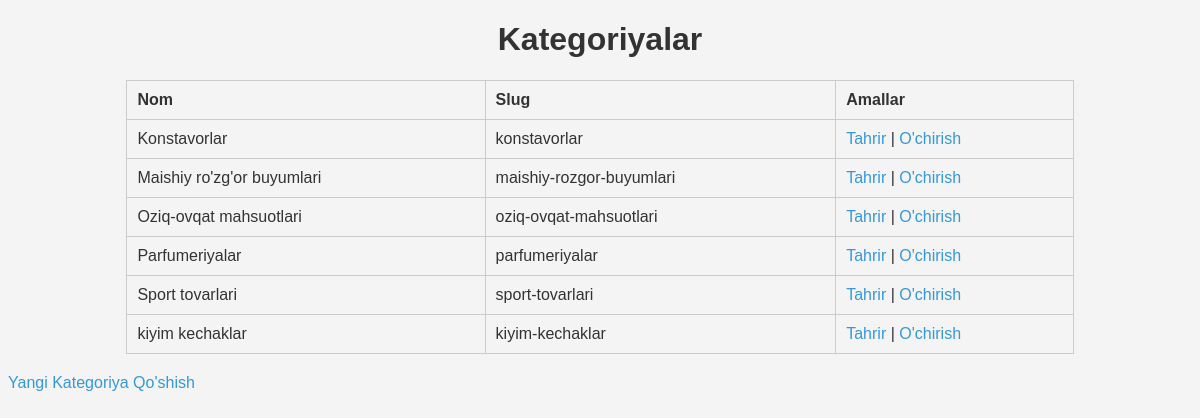
The app's page /admin_panel/categories/ with its own data.
### shop/models.py (models this page shows, shortened)
class Category(models.Model):
    name = models.CharField(max_length=550)
    slug = models.SlugField(max_length=200, unique=True)
    class Meta:
        ordering = ['name']
        indexes = [
            models.Index(fields=['name']),
        ]
        verbose_name = 'category'
        verbose_name_plural = 'categories'

### admin_panel/views.py (the view)
# urls.py: path('categories/', CategoryListView.as_view(), name='category_list'),
class CategoryListView(ListView):
    model = Category
    template_name = 'admin_panel/category_list.html'
    context_object_name = 'categories'

### cart/context_processors.py (called while the page is built)
def cart(request):
    return {'cart': Cart(request)}

### admin_panel/templates/admin_panel/category_list.html (shortened to what this page needs)
{% load static %}
<!DOCTYPE html>
<html lang="en">
<head>
    <link rel="stylesheet" href="{% static 'admin_panel/styles.css' %}">
</head>
<body>
    <h1>Kategoriyalar</h1>
    <table>
        <tr>
            <th>Nom</th>
            <th>Slug</th>
            <th>Amallar</th>
        </tr>
        {% for category in categories %}
        <tr>
            <td>{{ category.name }}</td>
            <td>{{ category.slug }}</td>
            <td>
                <a href="{% url 'admin_panel:category_edit' category.id %}">Tahrir</a> |
                <a href="{% url 'admin_panel:category_delete' category.id %}">O'chirish</a>
            </td>
        </tr>
        {% endfor %}
    </table>
    <a href="{% url 'admin_panel:category_create' %}">Yangi Kategoriya Qo'shish</a>
</body>
</html>

### admin_panel/static/admin_panel/styles.css (style rules this page uses)
body { font-family: Arial, sans-serif; background-color: #f4f4f4; color: #333; }
h1 { text-align: center; }
table { width: 80%; margin: 20px auto; border-collapse: collapse; }
th, td { padding: 10px; border: 1px solid #ccc; text-align: left; }
a { text-decoration: none; color: #3498db; }

### records on screen
Category: name "Konstavorlar", slug "konstavorlar"
Category: name "Maishiy ro'zg'or buyumlari", slug "maishiy-rozgor-buyumlari"
Category: name "Oziq-ovqat mahsuotlari", slug "oziq-ovqat-mahsuotlari"
Category: name "Parfumeriyalar", slug "parfumeriyalar"
Category: name "Sport tovarlari", slug "sport-tovarlari"
Category: name "kiyim kechaklar", slug "kiyim-kechaklar"
